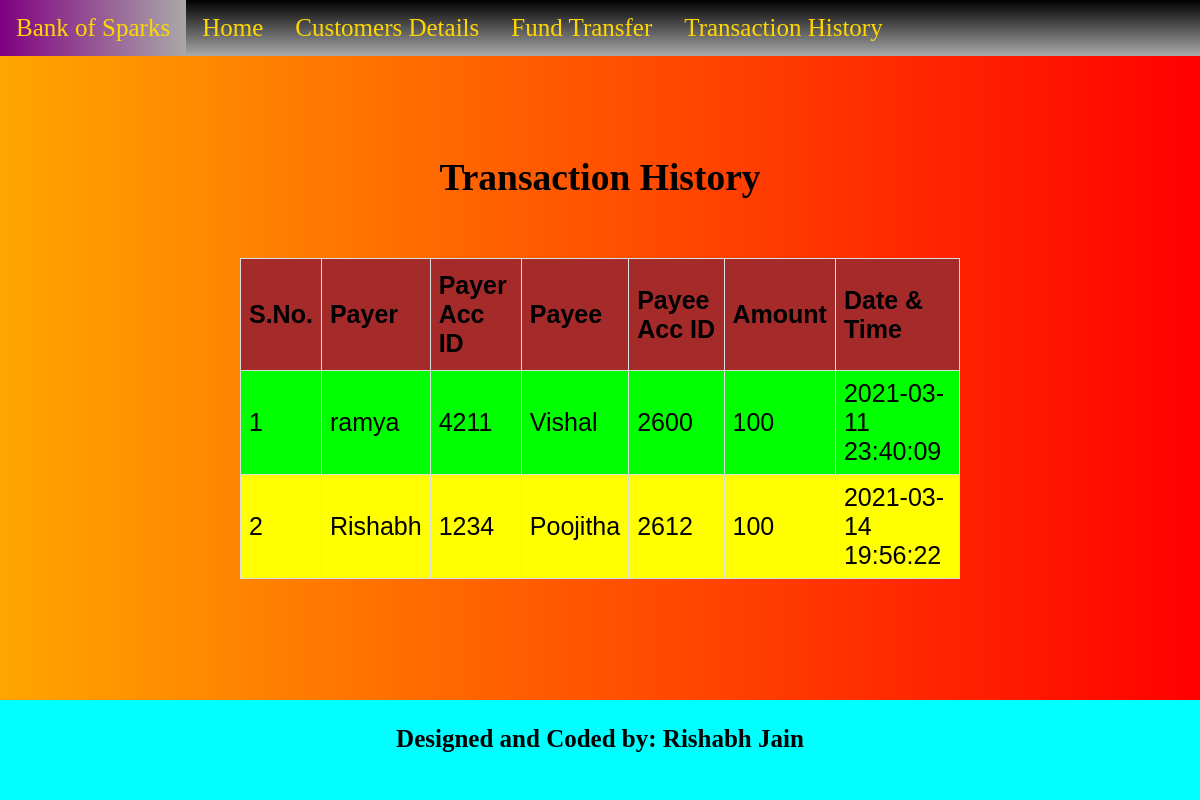
Screenshot of /RecordsPage.php with the database file from the repository.
### tables this page shows
CREATE TABLE `history` (
  `sno` int(11) NOT NULL,
  `payer` text NOT NULL,
  `payerAcc` int(11) NOT NULL,
  `payee` text NOT NULL,
  `payeeAcc` int(11) NOT NULL,
  `amount` double NOT NULL,
  `time` text NOT NULL
);

### RecordsPage.php (the view, shortened to what this page needs)
<?php
$servername = "localhost";
$username = "root";
$password = "";
$dbname = "spark bank";
$conn = new mysqli($servername, $username, $password, $dbname);
$sql = "SELECT * FROM history" ;
$result = $conn->query($sql);
?>
            <!DOCTYPE html>
<html lang="en">
<head>
</head>
<body>
  <?php include('navbar.php'); ?>
	<div class="container">
        <h2 style="text-align: center">Transaction History</h2>
       <br>
       <div>
    <table id = "Table">
        <thead>
            <tr>
                <th>S.No.</th>
                <th>Payer</th>
                <th>Payer Acc ID</th>
                <th>Payee</th>
                <th>Payee Acc ID</th>
                <th>Amount</th>
                <th>Date & Time</th>
            </tr>
        </thead>
        <tbody>
        <?php
    while($row = $result->fetch_assoc()) {
  ?>
 <tr>
        <td><?php echo $row['sno']; ?></td>
        <td><?php echo $row['payer']; ?></td>
        <td><?php echo $row['payerAcc']; ?></td>
        <td><?php echo $row['payee']; ?></td>
        <td><?php echo $row['payeeAcc']; ?></td>
        <td><?php echo $row['amount']; ?></td>
        <td><?php echo $row['time']; ?></td>
        </tr>
 <?php
    }
?>
</table>
    </div>
</div>
<footer style="text-align: center">
<p><B><Marquee>Designed and Coded by: Rishabh Jain</marquee><B></p>
</footer>
<body>
</html>

### RecordsPage.php (style rules this page uses)
html { position: relative; min-height: 100%; }
body { padding-top: 100px; font-size:25px; padding-bottom: 100px; background: #f5fce3; background: linear-gradient(to right, orange, red ); }
.container { padding-top:5px; display: block; margin-top: 20px; margin-left: auto; margin-right: auto; width: 60%; }
td,th { border: 1px solid #ddd; padding: 8px; }
#Table { font-family: Arial,Helvetica, sans-serif; border-collapse: collapse; margin-bottom: 15px; }
#Table tr:nth-child(even) { background-color: yellow; }
#Table tr:nth-child(odd) { background-color: lime; }
#Table th { padding-top: 12px; padding-bottom: 12px; text-align:left; background-color:brown ; color:black; }
footer { background-color: #00ffff; position: absolute; left: 0; bottom: 0; height: 100px; width: 100%; overflow: hidden; }

### navbar.php (style rules this page uses)
body { margin:0; }

### rows the page displays
history: sno "1", payer "ramya", payerAcc "4211", payee "Vishal", payeeAcc "2600", amount "100", time "2021-03-11 23:40:09"
history: sno "2", payer "Rishabh", payerAcc "1234", payee "Poojitha", payeeAcc "2612", amount "100", time "2021-03-14 19:56:22"
